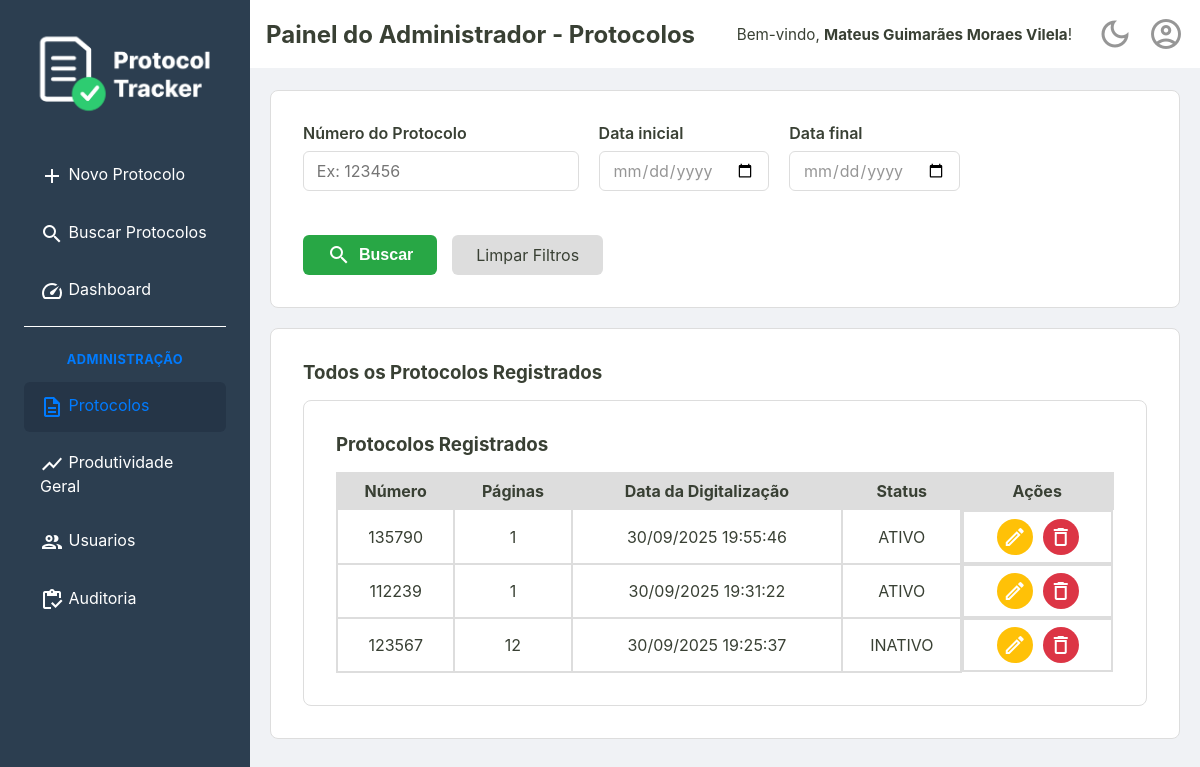
The page /admin/protocolos (signed in) on the database as committed earlier.
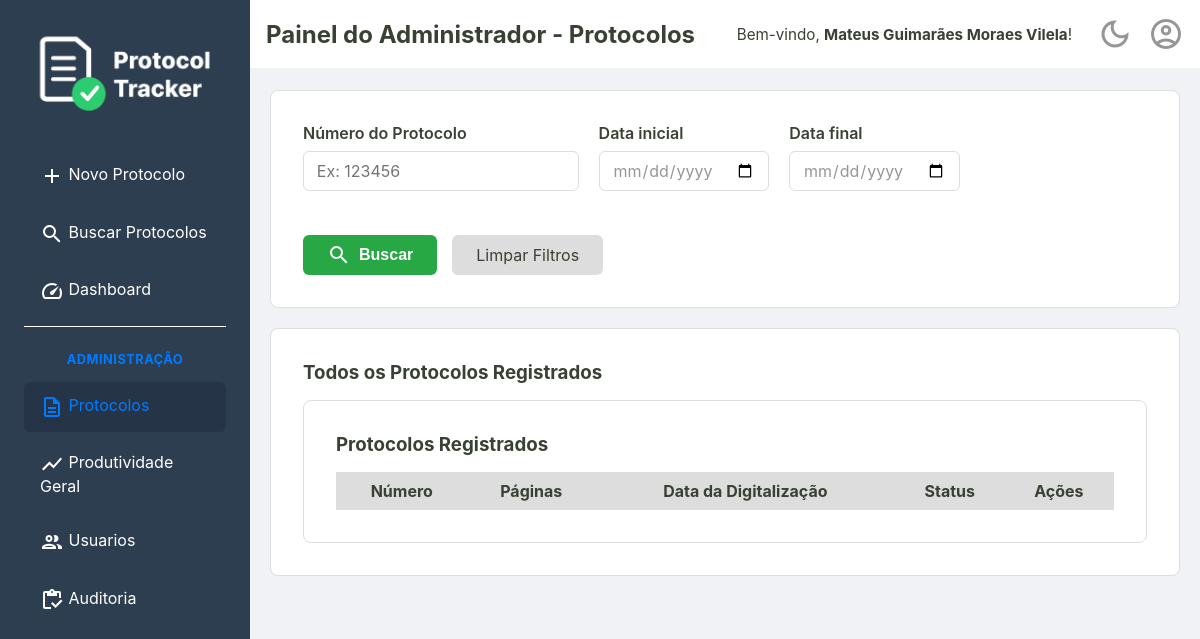
The same page on the database as committed later.
### tables this page shows
CREATE TABLE usuarios (
    id INTEGER PRIMARY KEY,
    nome TEXT NOT NULL,
    email TEXT NOT NULL UNIQUE,
    cpf TEXT NOT NULL UNIQUE,
    senha TEXT NOT NULL,
    permissao TEXT NOT NULL DEFAULT 'operador',
    criado_em TEXT NOT NULL,
    ativo INTEGER NOT NULL DEFAULT 1
  );

CREATE TABLE protocolos (
    id TEXT PRIMARY KEY,
    id_usuario INTEGER NOT NULL,
    numero TEXT NOT NULL UNIQUE,
    quantidade_paginas INTEGER NOT NULL,
    observacoes TEXT,
    criado_em TEXT NOT NULL,
    alterado_em TEXT,
    deletado_em TEXT,
    FOREIGN KEY (id_usuario) REFERENCES usuarios (id)
  );

### src/Controller/AdminController.php (called while the page is built, shortened)
<?php
class AdminController {
    private ?Usuario $usuarioLogado = null;
    private bool $isAdmin = false;
    public function __construct(
        private UsuarioRepository $usuarioRepositorio,
        private UsuarioService $usuarioService,
        private ProtocoloRepositorySql $protocoloRepositorio,
        private AuditService $auditService
    ) {
        $idUsuario = $_SESSION['usuario_logado_id'] ?? null;
        if ($idUsuario) {
            $this->usuarioLogado = $this->usuarioRepositorio->buscaPorId($idUsuario);
        }
        if ($this->usuarioLogado && $this->usuarioLogado->permissao() === 'administrador') {
            $this->isAdmin = true;
        }
    }
    public function exibirPainelAdmin()
    {
        try {
            $listaDeProtocolos = $this->protocoloRepositorio->all();
            $tituloDaPagina = "Painel do Administrador - Protocolos";
            $usuarioLogado = $this->usuarioLogado;
            $isAdmin = $this->isAdmin;
            require __DIR__ . '/../../templates/admin/protocolos.php';
        } catch (Exception $e) {
            $erro = $e->getMessage();
            $usuarioLogado = $this->usuarioLogado;
            $isAdmin = $this->isAdmin;
            require __DIR__ . '/../../templates/home.php';
        }
    }
}

### src/Repository/UsuarioRepository.php (called while the page is built, shortened)
<?php
final class UsuarioRepository
{
    private PDO $connection;
    public function __construct(PDO $connection)
    {
        $this->connection = $connection;
    }
    public function buscaPorId(int $id): ?Usuario
    {
        $sqlQuery = "SELECT * FROM usuarios WHERE id = :id;";
        $stmt = $this->connection->prepare($sqlQuery);
        $stmt->bindValue(':id', $id);
        $stmt->execute();
        $dadosUsuario = $stmt->fetch();
        return Usuario::fromArray($dadosUsuario);
    }
}

### src/Model/Usuario.php (called while the page is built, shortened)
<?php
class Usuario {
    public function nome(): string
    {
        return $this->nome;
    }
    public static function fromArray(array $dados): self
    {
        try {
            $data = new DateTimeImmutable($dados['criado_em']);
        } catch (Exception $e) {
            throw new Exception("Falha ao criar data a partir do valor: " . ($dados['criado_em'] ?? 'N/A'));
        }
        return new self(
            $dados['id'],
            $dados['nome'],
            $dados['email'],
            $dados['cpf'],
            $dados['senha'],
            $dados['permissao'],
            $data,
            (bool) $dados['ativo']
        );
    }
}

### src/Controller/UsuarioController.php (called while the page is built, shortened)
<?php
class UsuarioController
{
    public function __construct(
        private UsuarioRepository $repositorio,
        private UsuarioService $usuarioService,
        private LoginService $loginService,
    ) {
        $id_usuario = $_SESSION['usuario_logado_id'] ?? null;
        if ($id_usuario) {
            $this->usuarioLogado = $this->repositorio->buscaPorId($id_usuario);
        }
    }
}

### src/Repository/ProtocoloRepositorySql.php (called while the page is built, shortened)
<?php
final class ProtocoloRepositorySql implements ProtocoloRepositoryInterface
{
    private PDO $connection;
    public function __construct(PDO $connection)
    {
        $this->connection = $connection;
    }
    public function all(): array
    {
        $sqlQuery = "SELECT * FROM protocolos ORDER BY criado_em DESC;";
        $stmt = $this->connection->query($sqlQuery);
        $listaDeProtocolos = $this->hidrataListaDeProtocolos($stmt);
        return $listaDeProtocolos;
    }
    private function hidrataListaDeProtocolos(PDOStatement $stmt): array
    {
        $listaDeProtocolos = [];
        while($protocoloDados = $stmt->fetch()){
            $listaDeProtocolos[] = Protocolo::fromArray($protocoloDados);
        }
        return $listaDeProtocolos;
    }
}

### src/Model/Protocolo.php (called while the page is built, shortened)
<?php
class Protocolo {
    public function id(): string {
        return $this->id;
    }
    public function numero(): string {
        return $this->numero;
    }
    public function paginas(): int {
        return $this->quantidade_paginas;
    }
    public function data(): DateTimeImmutable {
        return $this->criado_em;
    }
    public function deletadoEm(): ?DateTimeImmutable {
        return $this->deletado_em;
    }
    public static function fromArray(array $dados): self
    {
        try {
            $criado_em = new DateTimeImmutable($dados['criado_em']);
            $alterado_em = isset($dados['alterado_em']) ? new DateTimeImmutable($dados['alterado_em']) : null;
            $deletado_em = isset($dados['deletado_em']) ? new DateTimeImmutable($dados['deletado_em']) : null;
        } catch (Exception $e) {
            throw new Exception("Falha ao criar data");
        }
        return new self(
            $dados['id'],
            $dados['id_usuario'],
            $dados['numero'],
            $dados['quantidade_paginas'],
            $criado_em,
            $dados['observacoes'] ?? null,
            $alterado_em,
            $deletado_em
        );
    }
}

### templates/admin/_listaProtocolos.php (the view, shortened to what this page needs)
<section class="listagem-container">
    <h3>Protocolos Registrados</h3>
    <table id="tabela-protocolos" class="protocolos-table">
        <thead>
            <tr>
                <th>Número</th>
                <th>Páginas</th>
                <th>Data da Digitalização</th>
                <th>Status</th>
                <th class="acoes-header">Ações</th>
            </tr>
        </thead>
        <tbody>
            <?php foreach ($listaDeProtocolos as $protocolo): ?>
                <tr>
                    <td><?= htmlspecialchars($protocolo->numero()) ?></td>
                    <td><?= htmlspecialchars($protocolo->paginas()) ?></td>
                    <td><?= $protocolo->data()->format('d/m/Y H:i:s') ?></td>
                    <td>
                        <?= $protocolo->deletadoEm() !== null ? 'INATIVO' : 'ATIVO'; ?>
                    </td>
                    <td class="acoes-cell">
                        <a href="/editar?id=<?= htmlspecialchars($protocolo->id()) ?>" class="btn-acao btn-editar" title="Editar">
                            <span class="material-icons-outlined">edit</span>
                        </a>
                        <form action="/excluir" method="post" onsubmit="return confirm('Tem certeza que deseja excluir este protocolo?');">
                            <button type="submit" class="btn-acao btn-excluir" title="Excluir">
                                <span class="material-icons-outlined">delete</span>
                            </button>
                        </form>
                    </td>
                </tr>
            <?php endforeach; ?>
        </tbody>
    </table>
</section>

### public/index.php (shortened to what this page needs)
<?php
try {
    $connection = ConnectionCreator::createConnection();
    $auditRepository = new AuditRepository($connection);
    $usuarioRepositorio = new UsuarioRepository($connection);
    $repositorio = new ProtocoloRepositorySql($connection);
    $auditService = new AuditService($auditRepository);
    $usuarioService = new UsuarioService($usuarioRepositorio);
    $loginService = new LoginService($usuarioRepositorio);
    $usuarioController = new UsuarioController($usuarioRepositorio, $usuarioService, $loginService);
    $adminController = new AdminController($usuarioRepositorio, $usuarioService, $repositorio, $auditService);
    $uri = $_SERVER['REQUEST_URI'];
    $uri = parse_url($uri, PHP_URL_PATH);
    switch ($uri) {
        case '/admin/protocolos':
            $adminController->exibirPainelAdmin();
            break;
    }
} catch (Exception $e) {
    http_response_code(500);
    echo "<p>Mensagem do Erro: " . $e->getMessage() . "</p>";
    echo "<p>Por favor, tente novamente mais tarde.</p>";
}

### templates/_partials/_header.php (shortened to what this page needs)
<!DOCTYPE html>
<html lang="pt-br">
<head>
    <link rel="stylesheet" href="/assets/css/style.css">
    <link rel="stylesheet" href="https://cdn.datatables.net/2.0.8/css/dataTables.dataTables.css">
</head>
<body>
    <div class="container-principal">
        <aside class="sidebar">
            <div class="sidebar-logo">
                <img src="/assets/imgs/ProtocolTrackerLogo.png" alt="Logo Protocol Tracker">
            </div>
            <nav>
                <ul>
                    <?php $uri = parse_url($_SERVER['REQUEST_URI'], PHP_URL_PATH); ?>
                    <li><a href="/home" class="<?= ($uri === '/home') ? 'active' : '' ?>"><span class="material-icons-outlined">add</span> Novo Protocolo</a></li>
                    <li><a href="/busca" class="<?= ($uri === '/busca') ? 'active' : '' ?>"><span class="material-icons-outlined">search</span> Buscar Protocolos</a></li>
                    <li><a href="/dashboard" class="<?= ($uri === '/dashboard') ? 'active' : '' ?>"><span class="material-icons-outlined">speed</span> Dashboard</a></li>
                    <?php if (isset($isAdmin) && $isAdmin === true): ?>
                        <li class="menu-admin-separator"><hr></li>
                        <li class="menu-admin-title">
                            <span>ADMINISTRAÇÃO</span>
                        </li>
                        <li>
                            <a href="/admin/protocolos" class="<?= (str_starts_with($uri, '/admin/protocolos')) ? 'active' : '' ?>">
                                <span class="material-icons-outlined">description</span> Protocolos
                            </a>
                        </li>
                        <li>
                            <a href="/admin/dashboard" class="<?= (str_starts_with($uri, '/admin/dashboard')) ? 'active' : '' ?>">
                                <span class="material-icons-outlined">show_chart</span> Produtividade Geral
                            </a>
                        </li>
                        <li>
                            <a href="/admin/usuarios" class="<?= (str_starts_with($uri, '/admin/usuarios')) ? 'active' : '' ?>">
                                <span class="material-icons-outlined">group</span> Usuarios
                            </a>
                        </li>
                        <li>
                            <a href="/admin/auditoria" class="<?= (str_starts_with($uri, '/admin/auditoria')) ? 'active' : '' ?>">
                                <span class="material-icons-outlined">inventory</span> Auditoria
                            </a>
                        </li>
                    <?php endif; ?>
                </ul>
            </nav>
        </aside>
        <div class="div-conteudo-principal">
            <?php require __DIR__ . '/_content-header.php'; ?>
            <main class="conteudo-principal">

### templates/_partials/_content-header.php (shortened to what this page needs)
<div class="content-header">
    <div class="header-title">
        <h2><?= isset($tituloDaPagina) ? htmlspecialchars($tituloDaPagina) : 'Página sem Título' ?></h2>
    </div>
    <div class="header-actions">
        <?php if (isset($usuarioLogado) && $usuarioLogado): ?>
            <div class="welcome-message">
                <span>Bem-vindo, <strong><?= htmlspecialchars($usuarioLogado->nome()) ?></strong>!</span>
            </div>
        <?php endif; ?>
        <a href="#" id="theme-toggle" class="action-icon" title="Mudar Tema">
            <span class="material-icons-outlined">dark_mode</span>
        </a>
        <div class="dropdown">
            <a href="#" id="user-menu-toggle" class="action-icon" title="Perfil do Usuário">
                <span class="material-icons-outlined">account_circle</span>
            </a>
        </div>
    </div>
</div>

### templates/admin/protocolos.php
<?php require __DIR__ . '/../_partials/_header.php'; ?>
<div class="container-principal-busca">
    <div class="busca-form-container">
        <form action="/admin/protocolos" method="get" class="busca-form"> <div class="form-row">
                <div class="form-group">
                    <label for="numero">Número do Protocolo</label>
                    <input type="text" id="numero" name="numero" value="<?= htmlspecialchars($_GET['numero'] ?? '') ?>" placeholder="Ex: 123456">
                </div>
                <div class="form-group">
                    <label for="data_inicio">Data inicial</label>
                    <input type="date" id="data_inicio" name="data_inicio" value="<?= htmlspecialchars($_GET['data_inicio'] ?? '') ?>">
                </div>
                <div class="form-group">
                    <label for="data_fim">Data final</label>
                    <input type="date" id="data_fim" name="data_fim" value="<?= htmlspecialchars($_GET['data_fim'] ?? '') ?>">
                </div>
            </div>
            <div class="form-actions">
                <button type="submit" class="btn-buscar">
                    <span class="material-icons-outlined">search</span> Buscar
                </button>
                <a href="/admin/protocolos" class="btn-limpar">Limpar Filtros</a>
            </div>
        </form>
    </div>
    <div class="listagem-container">
        <h3>Todos os Protocolos Registrados</h3>
        <?php require __DIR__ . '/_listaProtocolos.php'; ?>
    </div>
</div>
<?php require __DIR__ . '/../_partials/_footer.php'; ?>

### templates/_partials/_footer.php (shortened to what this page needs)
            </main>
        </div>
    </div>
</body>
</html>

Rows that differ between the two databases and show on the page:
removed protocolos: numero "135790", quantidade_paginas "1", format "30/09/2025 19:55:46", shows "ATIVO"
removed protocolos: numero "112239", quantidade_paginas "1", format "30/09/2025 19:31:22", shows "ATIVO"
removed protocolos: numero "123567", quantidade_paginas "12", format "30/09/2025 19:25:37", shows "INATIVO"
